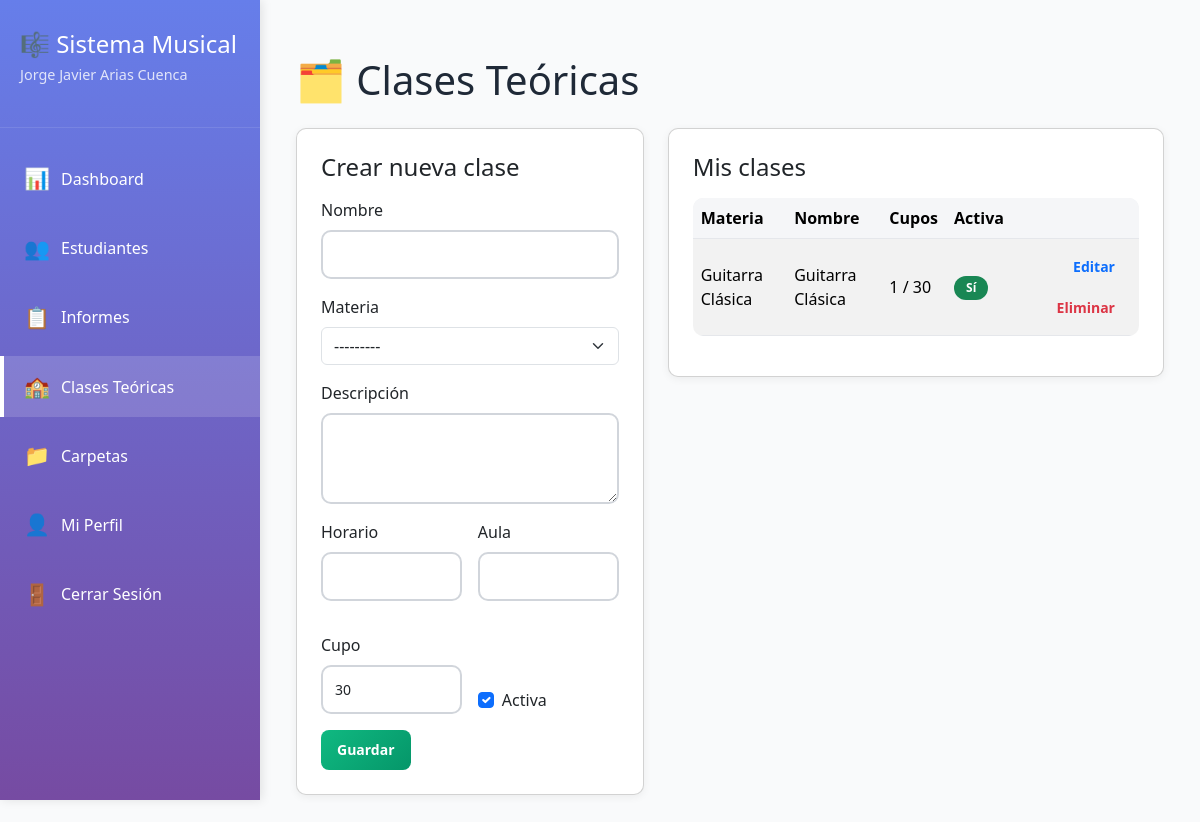
Screenshot of /teachers/clases/ (signed in) with the database file from the repository.
### teachers/models.py (models this page shows, shortened)
class Teacher(models.Model):
    user = models.OneToOneField(User, on_delete=models.CASCADE, related_name='teacher_profile')
    full_name = models.CharField(max_length=200, verbose_name="Nombre completo")
    specialization = models.CharField(max_length=100, blank=True, verbose_name="Especialización")
    phone = models.CharField(max_length=20, blank=True, verbose_name="Teléfono")
    photo = models.ImageField(upload_to='profiles/teachers/', blank=True, null=True, verbose_name="Foto de perfil")
    created_at = models.DateTimeField(auto_now_add=True)
    class Meta:
        verbose_name = "Docente"
        verbose_name_plural = "Docentes"
        ordering = ['full_name']

### classes/models.py (models this page shows, shortened)
class Clase(models.Model):
    SUBJECT_CHOICES = [
        ('Guitarra Clásica', '🎸 Guitarra Clásica'),
        ('Conjunto Instrumental', '🎺 Conjunto Instrumental'),
        ('Creación y Arreglos Musicales', '🎵 Creación y Arreglos Musicales'),
    ]
    teacher = models.ForeignKey(Teacher, on_delete=models.CASCADE, related_name='clases_teoricas', verbose_name="Docente")
    name = models.CharField(max_length=200, verbose_name="Nombre de la clase")
    subject = models.CharField(max_length=100, choices=SUBJECT_CHOICES, verbose_name="Materia")
    description = models.TextField(blank=True, verbose_name="Descripción")
    schedule = models.CharField(max_length=200, blank=True, verbose_name="Horario")
    room = models.CharField(max_length=100, blank=True, verbose_name="Aula/Salón")
    max_students = models.PositiveIntegerField(default=30, verbose_name="Capacidad máxima")
    active = models.BooleanField(default=True, verbose_name="Activa")
    fecha = models.DateField(verbose_name="Fecha", null=True, blank=True)
    created_at = models.DateTimeField(auto_now_add=True)
    class Meta:
        verbose_name = "Clase Teórica"
        verbose_name_plural = "Clases Teóricas"
        ordering = ['subject', 'name']
    def get_enrolled_count(self):
        return self.enrollments.filter(active=True).count()

### teachers/views.py (the view)
# urls.py: path('clases/', views.clases_teoricas_view, name='clases_teoricas'),
@teacher_required
def clases_teoricas_view(request):
    teacher = request.user.teacher_profile
    if request.method == 'POST':
        form = ClaseForm(request.POST, teacher=teacher)
        if form.is_valid():
            form.save()
            messages.success(request, 'Clase creada correctamente')
            return redirect('teachers:clases_teoricas')
    else:
        form = ClaseForm(teacher=teacher)
    clases = Clase.objects.filter(teacher=teacher).order_by('subject', 'name')
    return render(request, 'teachers/clases.html', {
        'form': form,
        'clases': clases,
    })

### classes/forms.py (shortened to what this page needs)
class ClaseForm(forms.ModelForm):
    class Meta:
        model = Clase
        fields = ['name', 'subject', 'description', 'schedule', 'room', 'max_students', 'active']
        widgets = {
            'name': forms.TextInput(attrs={'class': 'form-control'}),
            'subject': forms.Select(attrs={'class': 'form-select'}),
            'description': forms.Textarea(attrs={'class': 'form-control', 'rows': 3}),
            'schedule': forms.TextInput(attrs={'class': 'form-control'}),
            'room': forms.TextInput(attrs={'class': 'form-control'}),
            'max_students': forms.NumberInput(attrs={'class': 'form-control'}),
            'active': forms.CheckboxInput(attrs={'class': 'form-check-input'}),
        }
    def __init__(self, *args, **kwargs):
        self.teacher = kwargs.pop('teacher', None)
        super().__init__(*args, **kwargs)

### teachers/templates/teachers/clases.html (shortened to what this page needs)
{% extends 'teachers/base.html' %}
{% block content %}
<div class="container-narrow">
  <h1 class="mb-4">🗂️ Clases Teóricas</h1>
  <div class="row g-4">
    <div class="col-12 col-lg-5">
      <div class="card">
        <h4 class="mb-3">Crear nueva clase</h4>
        <form method="post">
          <div class="mb-3">
            <label class="form-label">Nombre</label>
            {{ form.name }}
          </div>
          <div class="mb-3">
            <label class="form-label">Materia</label>
            {{ form.subject }}
          </div>
          <div class="mb-3">
            <label class="form-label">Descripción</label>
            {{ form.description }}
          </div>
          <div class="row g-3">
            <div class="col">
              <label class="form-label">Horario</label>
              {{ form.schedule }}
            </div>
            <div class="col">
              <label class="form-label">Aula</label>
              {{ form.room }}
            </div>
          </div>
          <div class="row g-3 mt-3">
            <div class="col">
              <label class="form-label">Cupo</label>
              {{ form.max_students }}
            </div>
            <div class="col d-flex align-items-end">
              <div class="form-check">
                {{ form.active }}
                <label class="form-check-label">Activa</label>
              </div>
            </div>
          </div>
          <div class="mt-3">
            <button type="submit" class="btn btn-primary">Guardar</button>
          </div>
        </form>
      </div>
    </div>
    <div class="col-12 col-lg-7">
      <div class="card">
        <h4 class="mb-3">Mis clases</h4>
        {% if clases %}
          <div class="table-responsive">
            <table class="table table-striped align-middle">
              <thead>
                <tr>
                  <th>Materia</th>
                  <th>Nombre</th>
                  <th>Cupos</th>
                  <th>Activa</th>
                  <th></th>
                </tr>
              </thead>
              <tbody>
                {% for c in clases %}
                <tr>
                  <td>{{ c.subject }}</td>
                  <td>{{ c.name }}</td>
                  <td>{{ c.get_enrolled_count }} / {{ c.max_students }}</td>
                  <td>
                    {% if c.active %}<span class="badge bg-success">Sí</span>{% else %}<span class="badge bg-secondary">No</span>{% endif %}
                  </td>
                  <td class="text-end">
                    <a href="{% url 'teachers:clase_edit' c.id %}" class="btn btn-sm btn-outline-primary">Editar</a>
                    <a href="{% url 'teachers:clase_delete' c.id %}" class="btn btn-sm btn-outline-danger">Eliminar</a>
                  </td>
                </tr>
                {% endfor %}
              </tbody>
            </table>
          </div>
        {% else %}
          <p class="text-muted">Aún no has creado clases.</p>
        {% endif %}
      </div>
    </div>
  </div>
</div>
{% endblock %}

### teachers/templates/teachers/base.html (shortened to what this page needs)
{% load static %}
<!DOCTYPE html>
<html lang="es">
<head>
    <link href="https://cdn.jsdelivr.net/npm/bootstrap@5.3.3/dist/css/bootstrap.min.css" rel="stylesheet">
    <link rel="stylesheet" href="{% static 'css/app.css' %}">
    <link rel="stylesheet" href="{% static 'teachers/css/style.css' %}">
</head>
<body>
    {% if user.is_authenticated and user.teacher_profile %}
    <div class="dashboard-container">
        <aside class="sidebar">
            <div class="sidebar-header">
                <h2>🎼 Sistema Musical</h2>
                <p>{{ request.user.teacher_profile.full_name }}</p>
            </div>
            <nav class="sidebar-nav">
<a href="{% url 'teachers:teacher_dashboard' %}" class="nav-item {% if request.resolver_match.url_name == 'teacher_dashboard' %}active{% endif %}">
                    <span class="icon">📊</span>
                    <span>Dashboard</span>
                </a>
                <a href="{% url 'teachers:estudiantes' %}" class="nav-item {% if request.resolver_match.url_name == 'estudiantes' %}active{% endif %}">
                    <span class="icon">👥</span>
                    <span>Estudiantes</span>
                </a>
                <a href="{% url 'teachers:informes' %}" class="nav-item {% if request.resolver_match.url_name == 'informes' %}active{% endif %}">
                    <span class="icon">📋</span>
                    <span>Informes</span>
                </a>
                <a href="{% url 'teachers:clases_teoricas' %}" class="nav-item {% if request.resolver_match.url_name == 'clases_teoricas' %}active{% endif %}">
                    <span class="icon">🏫</span>
                    <span>Clases Teóricas</span>
                </a>
                <a href="{% url 'teachers:carpetas' %}" class="nav-item {% if request.resolver_match.url_name == 'carpetas' %}active{% endif %}">
                    <span class="icon">📁</span>
                    <span>Carpetas</span>
                </a>
                <a href="{% url 'teachers:profile' %}" class="nav-item {% if request.resolver_match.url_name == 'profile' %}active{% endif %}">
                    <span class="icon">👤</span>
                    <span>Mi Perfil</span>
                </a>
<a href="{% url 'users:logout' %}" class="nav-item">
                    <span class="icon">🚪</span>
                    <span>Cerrar Sesión</span>
                </a>
            </nav>
        </aside>
        <main class="main-content">
            <div class="container-fluid py-4">
                {% block content %}
                {% endblock %}
            </div>
        </main>
    </div>
    {% else %}
    <div style="padding: 2rem; text-align: center;">
        <h1>Acceso Denegado</h1>
        <p>Debes iniciar sesión como docente para acceder a esta página.</p>
        <a href="{% url 'users:login' %}" class="btn btn-primary">Iniciar Sesión</a>
    </div>
    {% endif %}
</body>
</html>

### static/css/app.css (style rules this page uses)
:root { --space-1: 0.25rem; --space-2: 0.5rem; --space-3: 0.75rem; --space-4: 1rem; --space-5: 1.5rem; --space-6: 2rem; --radius: 10px; --shadow-sm: 0 2px 8px rgba(0,0,0,.06); --shadow: 0 6px 24px rgba(0,0,0,.08); }
.main-content { padding: var(--space-6) var(--space-5); }
.card, .content-card, .student-card, .class-card, .activity-item, .student-item { background: #fff; border-radius: var(--radius); box-shadow: var(--shadow-sm); padding: var(--space-5); }
h1,h2,h3 { margin: 0 0 var(--space-4) 0; }
p { margin-bottom: var(--space-3); }
.btn, .btn-primary, .btn-secondary, .btn-orange, .btn-view { border-radius: 8px !important; padding: 0.6rem 1rem !important; }
.sidebar .nav-item { margin-bottom: var(--space-2); }
.table, table { border-radius: var(--radius); overflow: hidden; background: #fff; }
.table thead th { background: #f5f6f8; }
.mt-3 { margin-top: var(--space-4); }
.mb-3 { margin-bottom: var(--space-4); }
.mb-4 { margin-bottom: var(--space-5); }
.py-4 { padding-top: var(--space-5); padding-bottom: var(--space-5); }
.container-narrow { max-width: 1100px; margin: 0 auto; }

### teachers/static/teachers/css/style.css (style rules this page uses)
* { margin: 0; padding: 0; box-sizing: border-box; }
:root { --primary-color: #667eea; --primary-dark: #5568d3; --secondary-color: #764ba2; --success-color: #10B981; --danger-color: #EF4444; --warning-color: #F59E0B; --info-color: #3B82F6; --gray-50: #F9FAFB; --gray-100: #F3F4F6; --gray-200: #E5E7EB; --gray-300: #D1D5DB; --gray-600: #6B7280; --gray-700: #374151; --gray-900: #1F2937; --sidebar-width: 260px; }
body { font-family: 'Segoe UI', Tahoma, Geneva, Verdana, sans-serif; background: var(--gray-50); color: var(--gray-900); }
.sidebar { width: var(--sidebar-width); background: linear-gradient(180deg, var(--primary-color) 0%, var(--secondary-color) 100%); color: white; position: fixed; height: 100vh; overflow-y: auto; box-shadow: 2px 0 10px rgba(0,0,0,0.1); z-index: 1000; }
.sidebar-header { padding: 30px 20px; border-bottom: 1px solid rgba(255,255,255,0.1); }
.sidebar-header h2 { font-size: 1.5em; margin-bottom: 5px; }
.sidebar-header p { font-size: 0.9em; opacity: 0.8; }
.sidebar-nav { padding: 20px 0; }
.nav-item { display: flex; align-items: center; padding: 15px 20px; color: white; text-decoration: none; transition: all 0.3s; border-left: 4px solid transparent; }
.nav-item.active { background: rgba(255,255,255,0.15); border-left-color: white; }
.nav-item .icon { font-size: 1.3em; margin-right: 12px; width: 25px; text-align: center; }
.main-content { flex: 1; margin-left: var(--sidebar-width); display: flex; flex-direction: column; }
.form-control { width: 100%; padding: 12px; border: 2px solid var(--gray-300); border-radius: 10px; font-size: 14px; transition: border 0.3s; }
textarea.form-control { resize: vertical; font-family: inherit; }
.btn { padding: 12px 25px; border: none; border-radius: 10px; font-size: 14px; font-weight: bold; cursor: pointer; transition: all 0.3s; display: inline-flex; align-items: center; gap: 8px; text-decoration: none; }
.btn-primary { background: linear-gradient(135deg, var(--success-color) 0%, #059669 100%); color: white; }
.badge { padding: 6px 12px; border-radius: 20px; font-size: 12px; font-weight: bold; white-space: nowrap; }
table { width: 100%; border-collapse: collapse; }
thead { background: var(--gray-100); }
th { padding: 15px; text-align: left; font-weight: bold; color: var(--gray-700); border-bottom: 2px solid var(--gray-200); }
td { padding: 15px; border-bottom: 1px solid var(--gray-200); }

### rows the page displays
Clase: subject "Guitarra Clásica", name "Guitarra Clásica", get_enrolled_count "1", max_students "30", active "Sí"

### other values shown
{{ request.user.teacher_profile.full_name }} "Jorge Javier Arias Cuenca"
